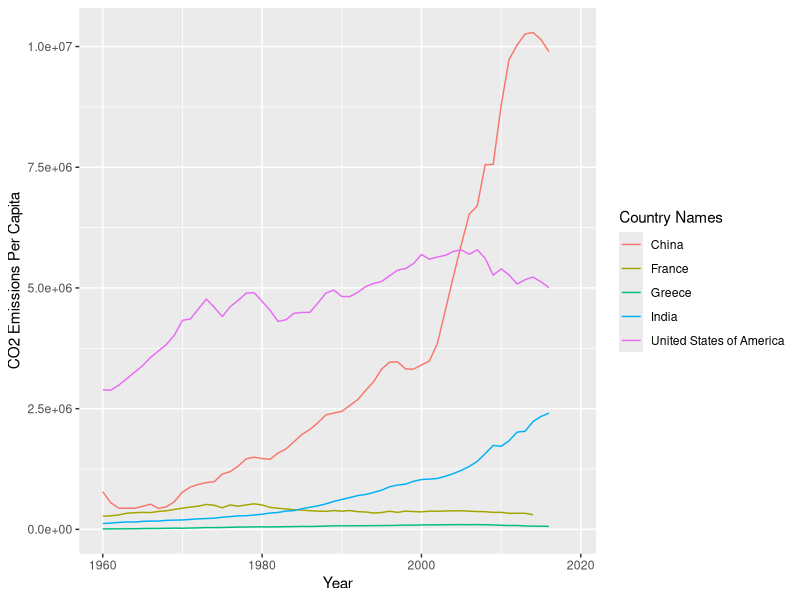
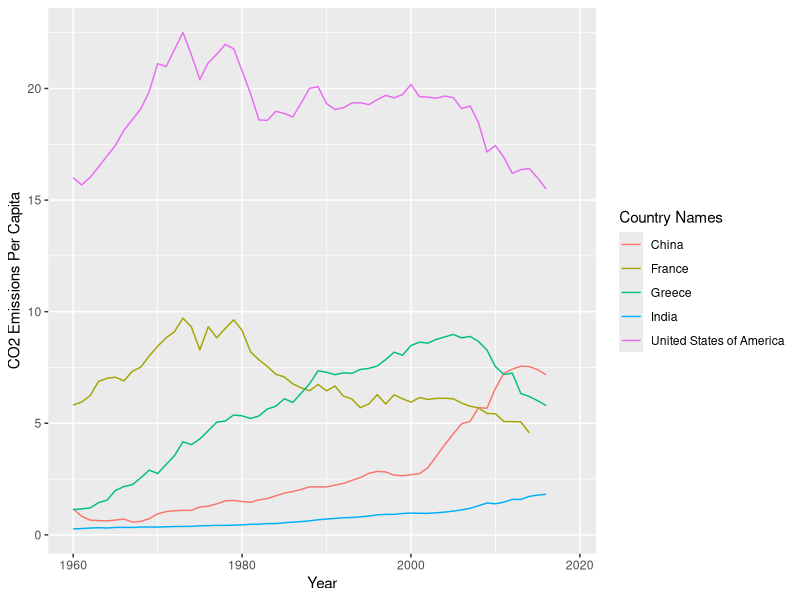
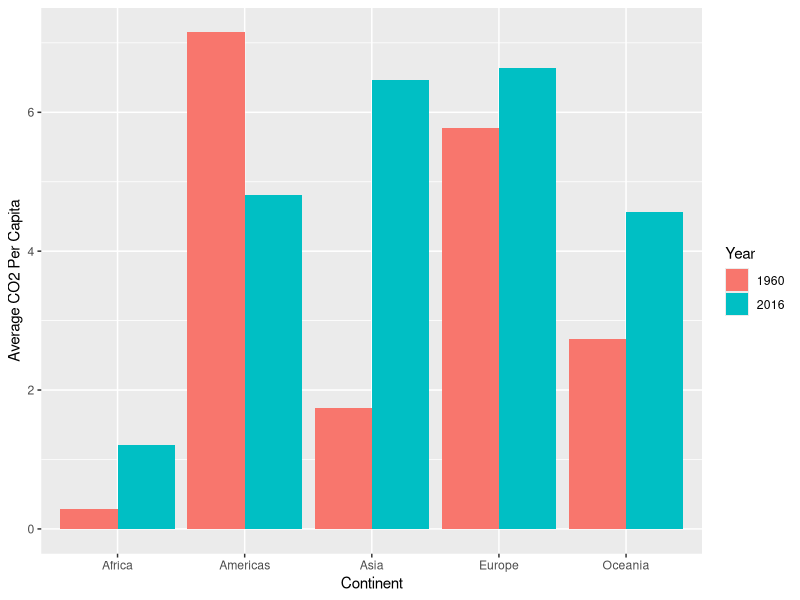
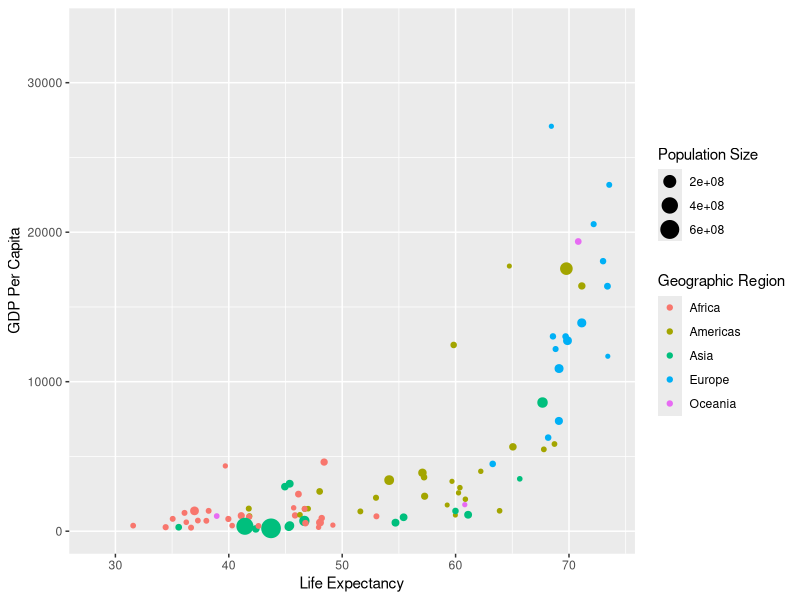
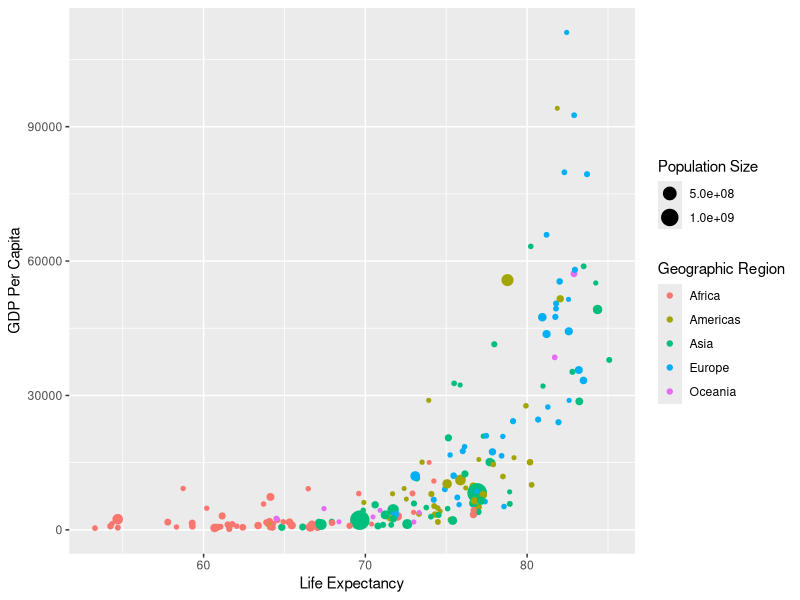
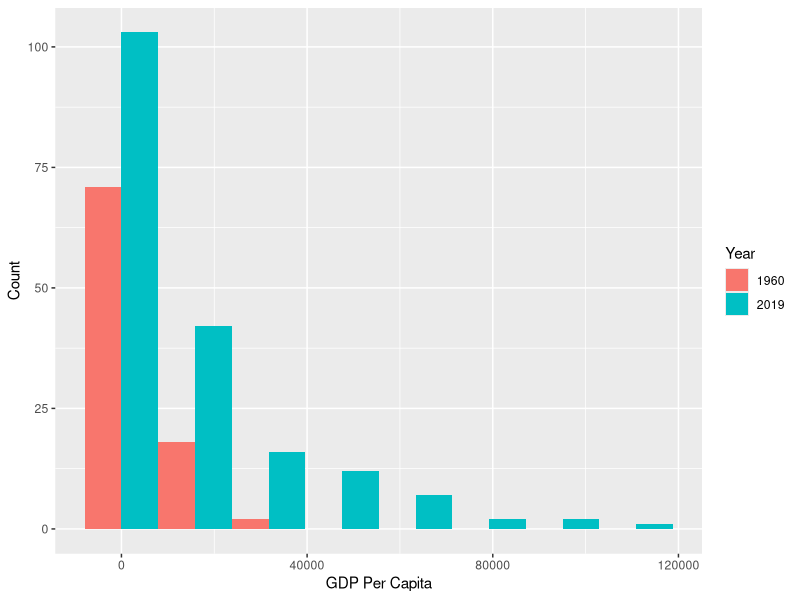

Write R code to recreate these figures, in order.
## ---- chunk 1
knitr::opts_chunk$set(echo = TRUE)

## ---- chunk 2
library(tidyverse)
data <- read_delim("./gapminder.csv")
## ---- chunk 3
data %>% slice_sample(n = 5) %>% print()
## ---- chunk 4
    data %>%
      group_by(iso2) %>%
      summarize(count = n_distinct(name)) %>%
      arrange(desc(count), .by_group = TRUE) %>%
      print()
## ---- chunk 5
    data %>%
      group_by(name) %>%
      summarize(count = n_distinct(iso3)) %>%
      arrange(desc(count), .by_group = TRUE) %>%
      head(5) %>%
      print()
## ---- chunk 6
data %>%
  group_by(time) %>%
  summarize(missing_co2 = sum(is.na(co2)),
            missing_co2_PC = sum(is.na(co2)),
            missing_total = missing_co2 +
                            missing_co2_PC) %>%
  arrange(desc(missing_total), .by_group = TRUE) %>%
  head(5) %>%
  print()
## ---- chunk 7
data %>%
  filter(iso3 == "USA" |
           iso3 == "CHN" |
           iso3 == "IND" |
           iso3 == "GRC" |
           iso3 == "FRA") %>%
  ggplot(aes(time, co2, col=name)) +
  geom_line() +
  labs(x = "Year", y = "CO2 Emissions Per Capita", col = "Country Names")
## ---- chunk 8
data %>%
  filter(iso3 == "USA" |
           iso3 == "CHN" |
           iso3 == "IND" |
           iso3 == "GRC" |
           iso3 == "FRA") %>%
  ggplot(aes(time, co2_PC, col=name)) +
  geom_line() +
  labs(x = "Year", y = "CO2 Emissions Per Capita", col = "Country Names")
## ---- chunk 9
data.by_region <- data %>%
  group_by(region, time) %>%
  summarize(average_co2_PC = mean(co2_PC, na.rm = TRUE))
print(data.by_region)
## ---- chunk 10
data.by_region %>%
  filter(time == 1960 | time == 2016) %>%
  filter(!is.na(region)) %>%
  ggplot(aes(region, average_co2_PC, fill=factor(time))) +
  geom_col(position = "dodge", na.rm = TRUE) +
  labs(x = "Continent", y = "Average CO2 Per Capita", fill = "Year")
## ---- chunk 11
for (cur_region in unique(data$region)) {
  if (is.na(cur_region)) {
    next
  }
  print(cur_region)
  shmorb <- data %>%
    filter(time == 2016 &
             region == cur_region &
             !is.na(co2_PC)) %>%
    arrange(desc(co2_PC)) %>%
    select(name, co2_PC)
  shmorb %>% head(3) %>% print()
  shmorb %>% tail(3) %>% print()
}
## ---- chunk 12
data %>%
  filter(time == 1960 & !is.na(region)) %>%
  ggplot(aes(lifeExpectancy, GDP_PC, size = totalPopulation, col = region)) +
    geom_point() +
  labs(x = "Life Expectancy", y = "GDP Per Capita", size = "Population Size", col = "Geographic Region")
## ---- chunk 13
data %>%
  filter(time == 2019 & !is.na(region)) %>%
  ggplot(aes(lifeExpectancy, GDP_PC, size = totalPopulation, col = region)) +
    geom_point() +
  labs(x = "Life Expectancy", y = "GDP Per Capita", size = "Population Size", col = "Geographic Region")
## ---- chunk 14
data %>%
  filter(time == 1960 | time == 2019) %>%
  filter(!is.na(region)) %>%
  group_by(region, time) %>%
  summarize(avg_le = mean(lifeExpectancy, na.rm = TRUE)) %>%
  print()
## ---- chunk 15
data %>%
  filter(time == 1960 | time == 2019) %>%
  filter(!is.na(region)) %>%
  group_by(region, time) %>%
  summarize(avg_le = mean(lifeExpectancy, na.rm = TRUE)) %>%
  mutate(diff = avg_le - lag(avg_le)) %>%
  filter(!is.na(diff)) %>%
  select(region, diff) %>%
  arrange(desc(diff)) %>%
  print()
## ---- chunk 16
data %>%
  filter(time == 1960 | time == 2019) %>%
  ggplot(aes(GDP_PC, fill = factor(time))) +
  geom_histogram(position = "dodge", bins = 8) +
  labs(x = "GDP Per Capita", y = "Count", fill = "Year")
## ---- chunk 17
data %>%
  filter(time == 1960 | time == 2019) %>%
  filter(!is.na(name)) %>%
  group_by(time) %>%
  mutate(rank = rank(desc(lifeExpectancy))) %>%
  filter(iso3 == "USA") %>%
  select(name, time, lifeExpectancy, rank) %>%
  print()
## ---- chunk 18
data %>%
  filter(time == 1960 | time == 2019) %>%
  filter(!is.na(name) & !is.na(lifeExpectancy)) %>%
  group_by(time) %>%
  mutate(rank = rank(desc(lifeExpectancy))) %>%
  mutate(ratio = rank / n()) %>%
  filter(iso3 == "USA") %>%
  select(name, time, rank, ratio) %>%
  print()
